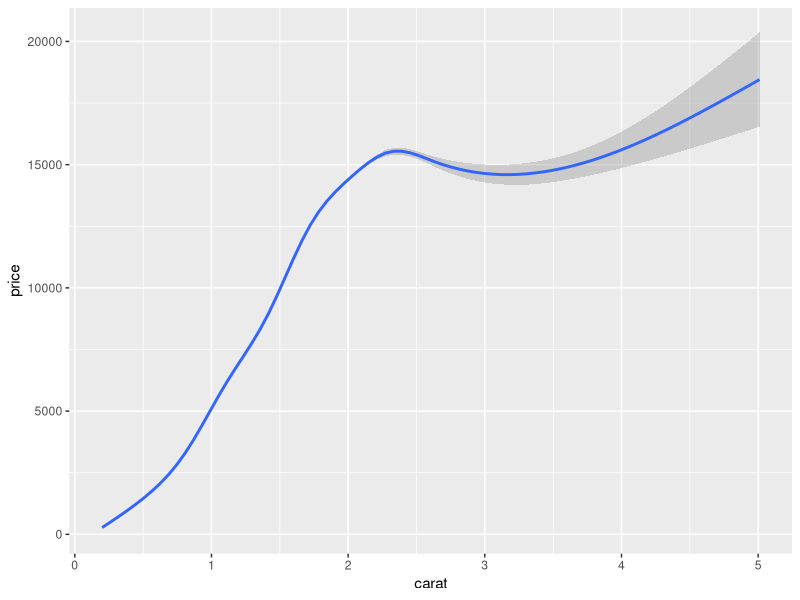
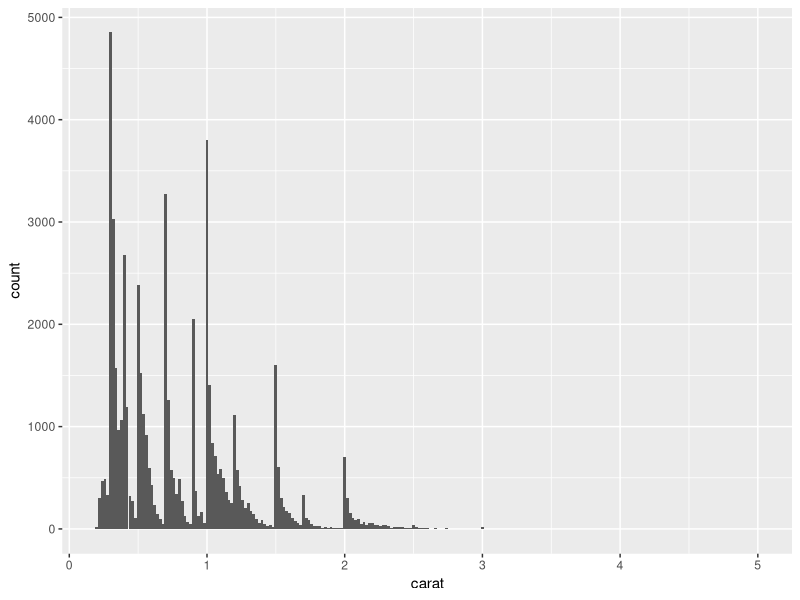
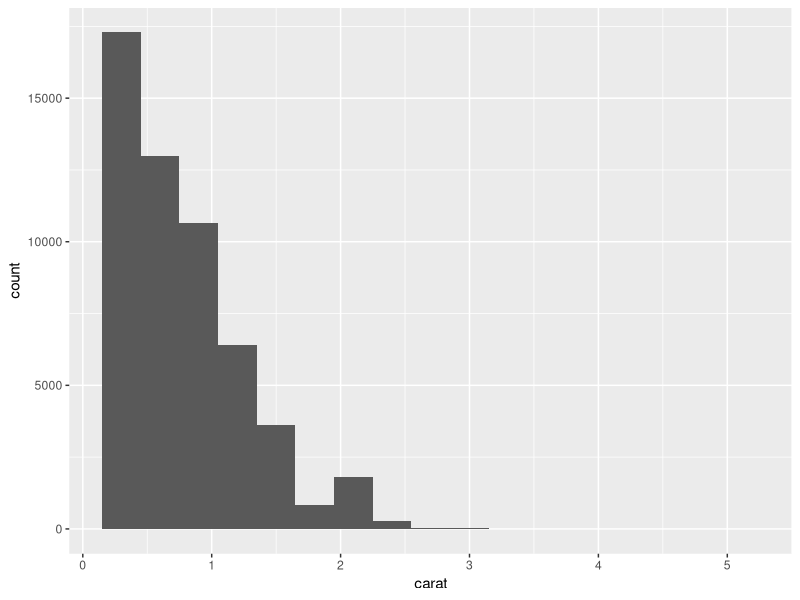
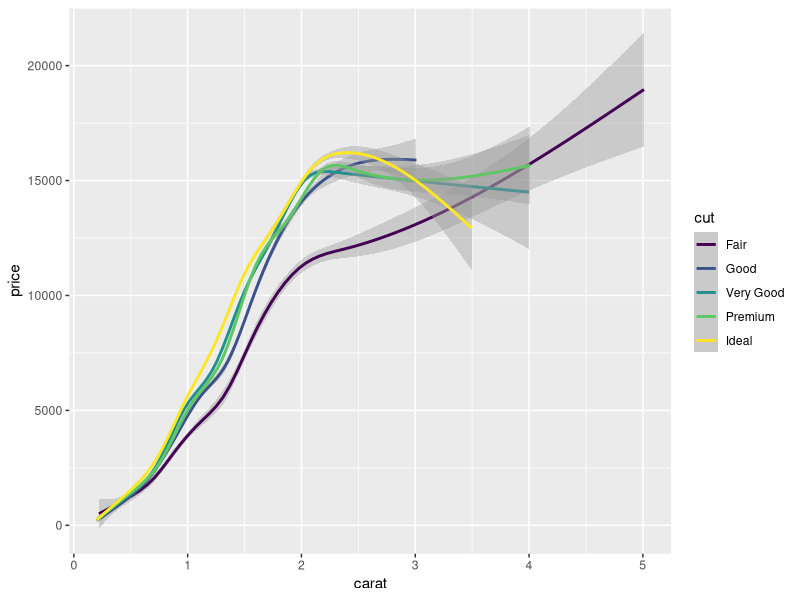
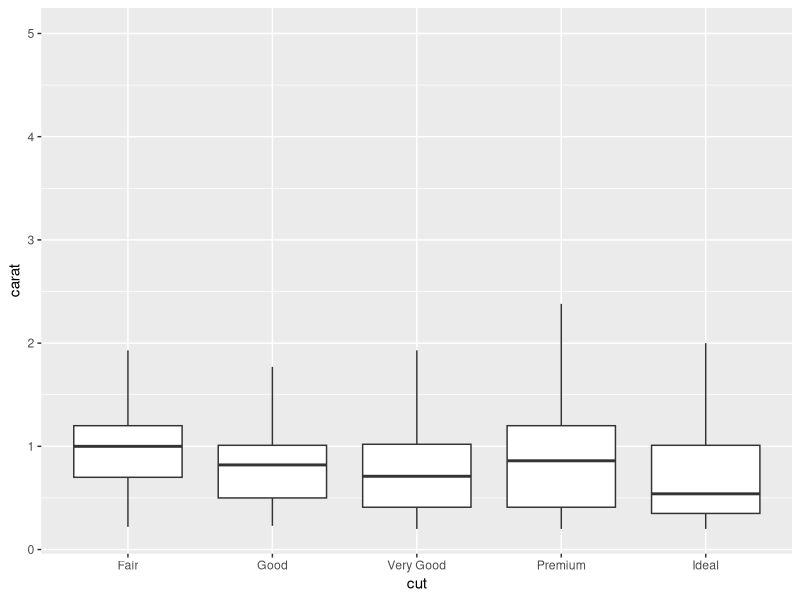
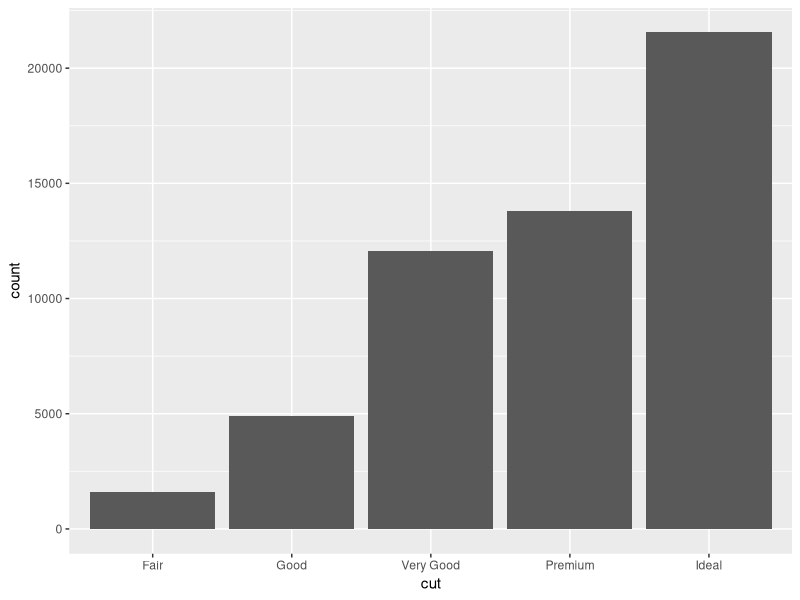

Write the R code that produced these figures, in order.
## ---- chunk 1
library(tidyverse)
## ---- chunk 2
## TASK: Plot `price` vs `carat` below
## Your code here!

ggplot(data= diamonds) + geom_smooth(mapping = aes(y = price, x = carat))
## ---- chunk 3
ggplot(data = diamonds, aes(carat)) + geom_histogram(binwidth = 0.02)
## ---- chunk 4
ggplot(data = diamonds, aes(carat)) + geom_histogram(binwidth = 0.3)
## ---- chunk 5
## TASK: Plot `price`, `carat`, and `cut` below
## Your code here!
ggplot(data=diamonds) + 
  geom_smooth(mapping = aes(x = carat, y = price, color = cut))
## ---- chunk 6
ggplot(data=filter(diamonds)) + geom_boxplot(mapping = aes(x = cut, y = carat),
                                             outlier.shape = NA)
## ---- chunk 7
ggplot(data = diamonds, aes(cut)) + 
  geom_bar() +
  scale_fill_brewer(palette= "Dark2")
